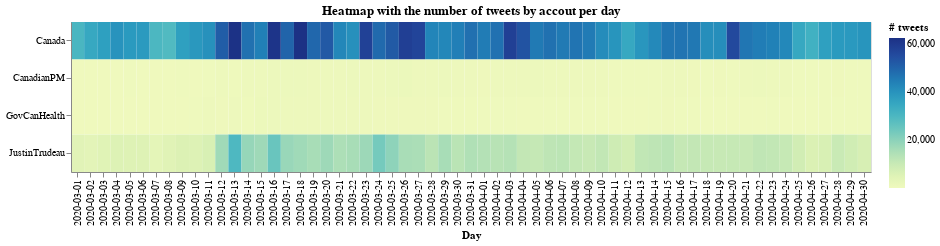

The notebook cell saved with this chart:
### Code cell
# heatmap with the number of tweets by accout, per day
base = alt.Chart(df_aux).mark_rect().encode(
    x=alt.X('day:O', title="Day"),
    y=alt.Y('account:O', title=""),
    color=alt.Color('tweet:Q', title="# tweets")
).properties(height=150, width=800)

base.properties(title='Heatmap with the number of tweets by accout per day')

### Figure 1 — Vega-Lite specification as saved in the notebook (floating-point values rounded to 4 significant figures; data arrays with more than 128 entries replaced by an {"elided": "..."} marker saying what was removed)
{"$schema": "https://vega.github.io/schema/vega-lite/v4.8.1.json", "config": {"view": {"continuousHeight": 300, "continuousWidth": 400}}, "data": {"name": "data-0e557b63be2110172bcc556738f0a725"}, "datasets": {"data-0e557b63be2110172bcc556738f0a725": {"elided": "244 records"}}, "encoding": {"color": {"field": "tweet", "title": "# tweets", "type": "quantitative"}, "x": {"field": "day", "title": "Day", "type": "ordinal"}, "y": {"field": "account", "title": "", "type": "ordinal"}}, "height": 150, "mark": "rect", "title": "Heatmap with the number of tweets by accout per day", "width": 800}
